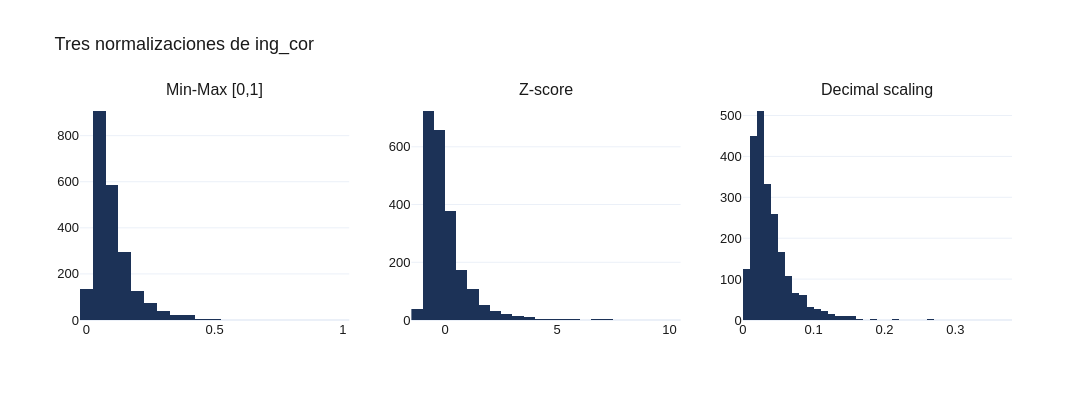

This figure's notebook cell:
### Markdown cell above
### 6. Tres normalizaciones
Min-max lleva a `[0, 1]`, z-score centra y escala por desviacion, decimal scaling divide por la potencia de 10 mas cercana al maximo.

### Code cell
norms = aplicar_normalizaciones(df["ing_cor"].dropna())
display(norms.describe().round(3))

fig = make_subplots(rows=1, cols=3, subplot_titles=("Min-Max [0,1]", "Z-score", "Decimal scaling"))
for i, col in enumerate(["minmax", "zscore", "decimal"]):
    fig.add_trace(go.Histogram(x=norms[col], nbinsx=50, marker_color=NAVY, showlegend=False), row=1, col=i+1)
fig.update_layout(template=PLOTLY_TEMPLATE, font=PLOTLY_FONT, width=1200, height=400,
                  title="Tres normalizaciones de ing_cor")
fig.show()

### Figure 1 — Plotly figure (JSON) as saved in the notebook; plotly's stock layout.template omitted (floating-point values rounded to 4 significant figures; data arrays with more than 128 entries replaced by an {"elided": "..."} marker saying what was removed)
{"data": [{"marker": {"color": "#1C3257"}, "nbinsx": 50, "showlegend": false, "type": "histogram", "x": {"elided": "2220 float values"}, "xaxis": "x", "yaxis": "y"}, {"marker": {"color": "#1C3257"}, "nbinsx": 50, "showlegend": false, "type": "histogram", "x": {"elided": "2220 float values"}, "xaxis": "x2", "yaxis": "y2"}, {"marker": {"color": "#1C3257"}, "nbinsx": 50, "showlegend": false, "type": "histogram", "x": {"elided": "2220 float values"}, "xaxis": "x3", "yaxis": "y3"}], "layout": {"annotations": [{"font": {"size": 16}, "showarrow": false, "text": "Min-Max [0,1]", "x": 0.1444, "xanchor": "center", "xref": "paper", "y": 1, "yanchor": "bottom", "yref": "paper"}, {"font": {"size": 16}, "showarrow": false, "text": "Z-score", "x": 0.5, "xanchor": "center", "xref": "paper", "y": 1, "yanchor": "bottom", "yref": "paper"}, {"font": {"size": 16}, "showarrow": false, "text": "Decimal scaling", "x": 0.8556, "xanchor": "center", "xref": "paper", "y": 1, "yanchor": "bottom", "yref": "paper"}], "font": {"color": "#1A1A1A", "family": "Helvetica, Arial, sans-serif", "size": 13}, "height": 400, "title": {"text": "Tres normalizaciones de ing_cor"}, "width": 1200, "xaxis": {"anchor": "y", "domain": [0, 0.2889]}, "xaxis2": {"anchor": "y2", "domain": [0.3556, 0.6444]}, "xaxis3": {"anchor": "y3", "domain": [0.7111, 1]}, "yaxis": {"anchor": "x", "domain": [0, 1]}, "yaxis2": {"anchor": "x2", "domain": [0, 1]}, "yaxis3": {"anchor": "x3", "domain": [0, 1]}}}
